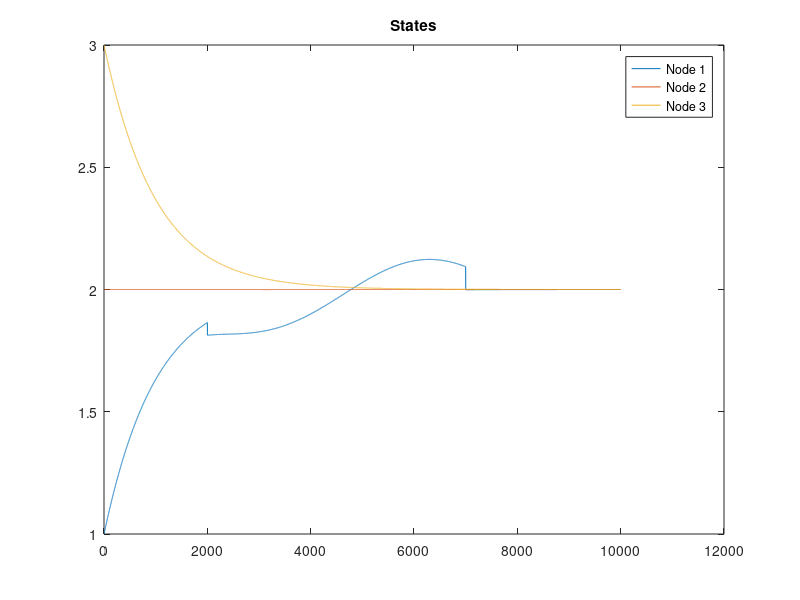
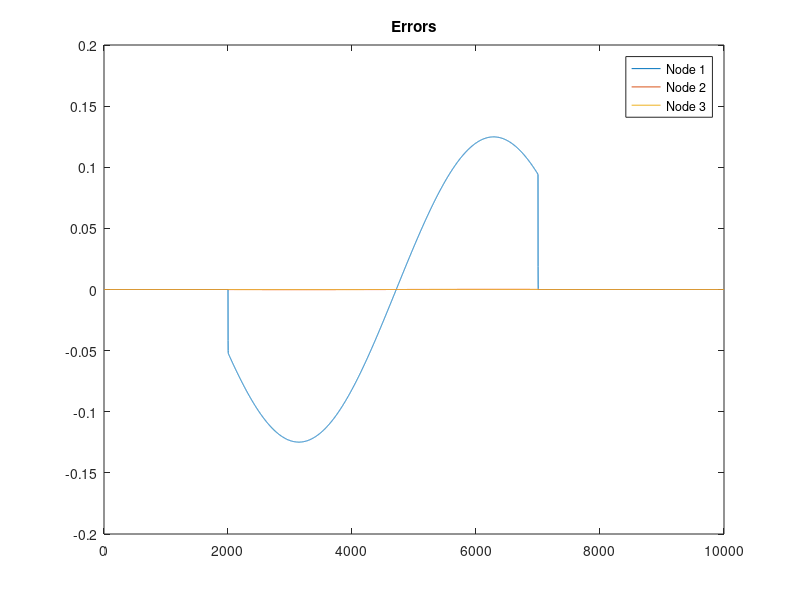

The MATLAB script that drew these images, in order:
clc,clear all;close all;

N=10000; %Total number of Iterations
dt=0.001;%Step Length

a=100;  %Amplitude of attack signal
b=500;
s=1;
k=800;

x1(1)=1;
x2(1)=2;
x3(1)=3;

x_act=0;

w1(1)=1;
w2(1)=2;
w3(1)=3;

for i=1:N
    
    if i>=2000 && i<7000
        x_act=a*cos(i*dt);
    else
        x_act=0;
    end

%     if i>=1000 
%         x_act=b-a*sin(5*i*dt);
%     else
%         x_act=0;
%     end

%     if i==3000 
%         x_act=a;
%     else
%         x_act=0;
%     end

%     if i>=3000 
%         x_act=a;
%     else
%         x_act=0;
%     end
%     if i>=3000 
%         x1(i)=x1(i)+a*sin(i*dt);
%     end

%     if i==2000 
%         x2(i)=x2(i)+(i*dt);
%     end

    e1(i)=x1(i)-w1(i);
    e2(i)=x2(i)-w2(i);
    e3(i)=x3(i)-w3(i);

    x1(i+1)=x1(i)+dt*((-1)*(x1(i)-x2(i))-k*(x1(i)-w1(i))+x_act);
    x2(i+1)=x2(i)+dt*((-1)*(2*x2(i)-x1(i)-x3(i))-k*(x2(i)-w2(i)));
    x3(i+1)=x3(i)+dt*((-1)*(x3(i)-x2(i))-k*(x3(i)-w3(i)));
    
    
    w1(i+1)=w1(i)+dt*((-1)*(w1(i)-w2(i)));
    w2(i+1)=w2(i)+dt*((-1)*(2*w2(i)-w1(i)-w3(i)));
    w3(i+1)=w3(i)+dt*((-1)*(w3(i)-w2(i)));    
end

figure()
plot(x1);hold on;plot(x2);plot(x3)
legend('Node 1','Node 2','Node 3')
title('States')

figure()
plot(e1);hold on;plot(e2);plot(e3)
legend('Node 1','Node 2','Node 3')
title('Errors')

fprintf("x1=%d,x2=%d,x3=%d\n",x1(end),x2(end),x3(end))
fprintf("e1=%d,e2=%d,e3=%d",e1(end),e2(end),e3(end))

